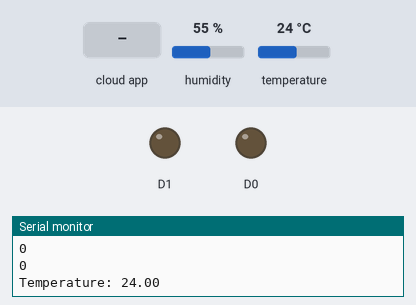
Simulated run of this sketch. Board: ESP8266 (NodeMCU). Parts: output pins drawn as LEDs (lit = HIGH), the last lines printed to the serial monitor. The inputs (shaded band) are chosen by the test bench; at power-on: humidity 55 %, temperature 24 °C. WiFi joins after 1.5 s; servers stay silent unless stated; the Firebase database answers and starts empty.

Above: at 4.2 s.
4.3 s: the phone or cloud app sets L1 to 1
At 7.8 s:
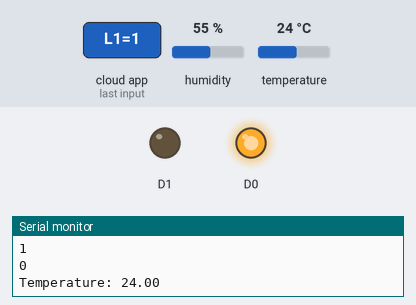
8.1 s: the phone or cloud app sets L1 to 0
At 10.9 s:
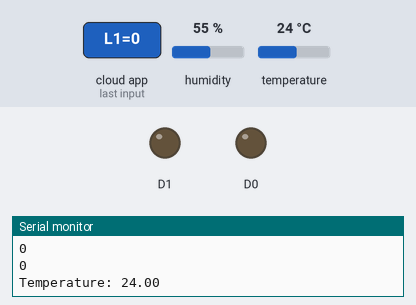
11.6 s: the phone or cloud app sets L2 to 1
At 14.5 s:
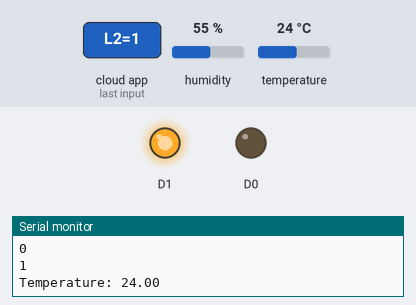
Timing chart, 0 to 16.0 s (numbered marks = the images above; inputs shaded):
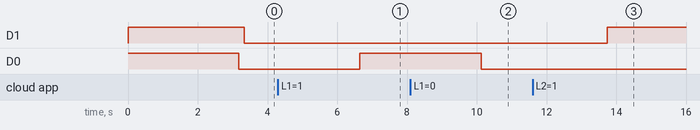

The sketch:

iot_home_appliances.ino
```cpp
#include "DHT.h"
#define DHTPIN D7
#define DHTTYPE DHT11
DHT dht(DHTPIN, DHTTYPE);

#include <Arduino.h>
#if defined(ESP32)
  #include <WiFi.h>
#elif defined(ESP8266)
  #include <ESP8266WiFi.h>
#endif
#include <Firebase_ESP_Client.h>

//Provide the token generation process info.
#include "addons/TokenHelper.h"
//Provide the RTDB payload printing info and other helper functions.
#include "addons/RTDBHelper.h"

// Insert your network credentials
#define WIFI_SSID ""
#define WIFI_PASSWORD ""

// Insert Firebase project API Key
#define API_KEY ""

// Insert RTDB URLefine the RTDB URL */
#define DATABASE_URL ""

//Define Firebase Data object
FirebaseData fbdo;

FirebaseAuth auth;
FirebaseConfig config;

//some important variables
String lightValue, socketValue;
bool signupOK = false;

void setup() {
  Serial.begin(9600);
  dht.begin();
  pinMode(D0,OUTPUT);
  pinMode(D1,OUTPUT);
  pinMode(DHTPIN, INPUT);
  digitalWrite(D0,HIGH);
  digitalWrite(D1,HIGH);
  WiFi.begin(WIFI_SSID, WIFI_PASSWORD);
  Serial.print("Connecting to Wi-Fi");
  while (WiFi.status() != WL_CONNECTED) {
    Serial.print(".");
    delay(3000);
  }
  Serial.println();
  Serial.print("Connected with IP: ");
  Serial.println(WiFi.localIP());
  Serial.println();

  /* Assign the api key (required) */
  config.api_key = API_KEY;

  /* Assign the RTDB URL (required) */
  config.database_url = DATABASE_URL;

  /* Sign up */
  if (Firebase.signUp(&config, &auth, "", "")) {
    Serial.println("ok");
    signupOK = true;
  }
  else {
    Serial.printf("%s\n", config.signer.signupError.message.c_str());
  }

  /* Assign the callback function for the long running token generation task */
  config.token_status_callback = tokenStatusCallback; //see addons/TokenHelper.h

  Firebase.begin(&config, &auth);
  Firebase.reconnectWiFi(true);
}

void loop() {
  float t = dht.readTemperature();
  if (Firebase.ready() && signupOK ) {
    if (Firebase.RTDB.getString(&fbdo, "/L1")) {
      if (fbdo.dataType() == "string") {
        lightValue = fbdo.stringData();
        int a = lightValue.toInt();
        Serial.println(a);
        if (a == 1){
          digitalWrite(D0,HIGH);
        }else{
          digitalWrite(D0,LOW);
        }
      }
    }
    else {
      Serial.println(fbdo.errorReason());
    }
    if (Firebase.RTDB.getString(&fbdo, "/L2")) {
      if (fbdo.dataType() == "string") {
        socketValue = fbdo.stringData();
        int b = socketValue.toInt();
        Serial.println(b);
        if (b == 1){
          digitalWrite(D1,HIGH);
        }else{
          digitalWrite(D1,LOW);
        }
      }
    }
    else {
      Serial.println(fbdo.errorReason());
    }
    if (Firebase.RTDB.setFloat(&fbdo, "DHT/temperature", t)){
       Serial.print("Temperature: ");
       Serial.println(t);
    }
    else {
      Serial.println("FAILED");
      Serial.println("REASON: " + fbdo.errorReason());
    }
  }
  delay(3000);
}
```

Measured:
- after the input at 4.3 s, D0: LOW → HIGH after 2.3 s
- after the input at 8.1 s, D0: HIGH → LOW after 2.0 s
- after the input at 11.6 s, D1: LOW → HIGH after 2.1 s
